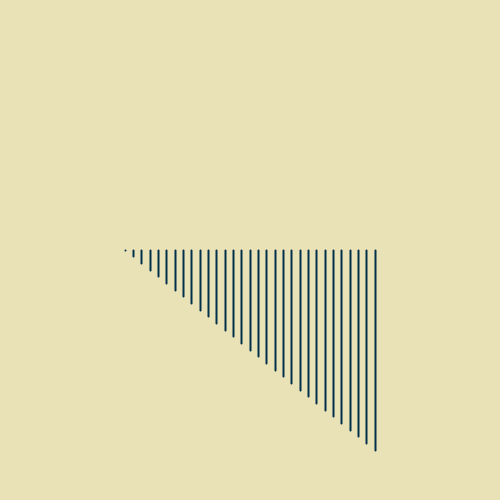
Frame 1 (no input)
Frame 2 (the mouse pressed at the canvas centre, redrawn once): identical to frame 1, image omitted

The Processing sketch that drew this single still picture (run headless with seeded random() and noise(); the mouse was pressed at the canvas centre and the sketch redrawn once):

// Processing sketch: weightedInterpolation
// ── weightedInterpolation.pde
/**
Testing a method for performing weighted
interpolation between 2 points.
*/
class Point {
  PVector pos;
  float val;
  float weight;

  public Point(PVector pos, float val, float weight) {
    this.pos = pos;
    this.val = val;
    this.weight = weight;
  }

  public void draw(float mul) {
    line(pos.x, pos.y, pos.x, pos.y+(val*mul));
  }
  
  public void drawLine(float lnheight){
  colorMode(HSB);
  stroke(color(val*150,255,255));
  line(pos.x, pos.y-lnheight,pos.x, pos.y+lnheight);
}

  public String toString() {
    return "Weight: "+weight+ " Val: " + val;
  }
}

public Point lerpPoint(Point a, Point b, float amt) {
  float wamt = lerp(a.weight, b.weight, amt);
  float vamt = lerp(a.val*a.weight, b.val*b.weight, amt);
  return new Point(PVector.lerp(a.pos, b.pos, amt), vamt/wamt, wamt);
}

public Point lerpPos(Point a, Point b, float amt) {
  float wamt = lerp(a.weight, b.weight, amt);
  float vamt = lerp(a.val, b.val, amt);
  PVector pos = PVector.lerp(a.pos, b.pos, amt);
  pos.x = lerp(a.pos.x*a.weight, b.pos.x*b.weight, amt);
  pos.x /= wamt;
  return new Point(pos, vamt, wamt);
}

public void pointGrad(Point p, float lnheight){
  colorMode(HSB);
  stroke(color(p.val*100,255,255));
  line(p.pos.x, p.pos.y-lnheight,p.pos.x, p.pos.y+lnheight);
}

Point a;
Point b;
int seg = 30;
float pow = 200;
String start = "%3.3f";
String mid = "%s, %3.3f";

void setup() {
  size(500, 500);
  a = new Point(
    new PVector(width/4, height/2), 
    0, 
    //random(-1,1), 
    2
    );

  b = new Point(
    new PVector((width/4)*3, height/2), 
    1, 
    //random(-1,1), 
    2
    );
  stroke(#003049);
  strokeWeight(2);
}

void draw() {
  background(#eae2b7);

  a.draw(pow);
  b.draw(pow);

  String out = String.format(start, a.val);
  //int seg = floor(a.pos.dist(b.pos));
  for (int i = 1; i < seg; i++) {
    float amt = (float)i/(float)seg;
    //Point c = lerpPoint(a,b,amt);
    Point c = lerpPos(a, b, amt);
    c.draw(pow);
    out = String.format(mid, out, (c.val));
  }
  out = String.format(mid, out, (b.val));
  println(out);
  noLoop();
}

void mouseReleased() {
  a.val = random(-1, 1);
  b.val = random(-1, 1);
  loop();
}

void keyPressed() {
  if (key == 'a') {
    a.weight ++;
  }
  if (key == 'A') {
    a.weight --;
  }
  if (key == 'b') {
    b.weight++;
  }
  if (key == 'B') {
    b.weight --;
  }
  println("\na = " + a);
  println("b = " + b);
  loop();
}
